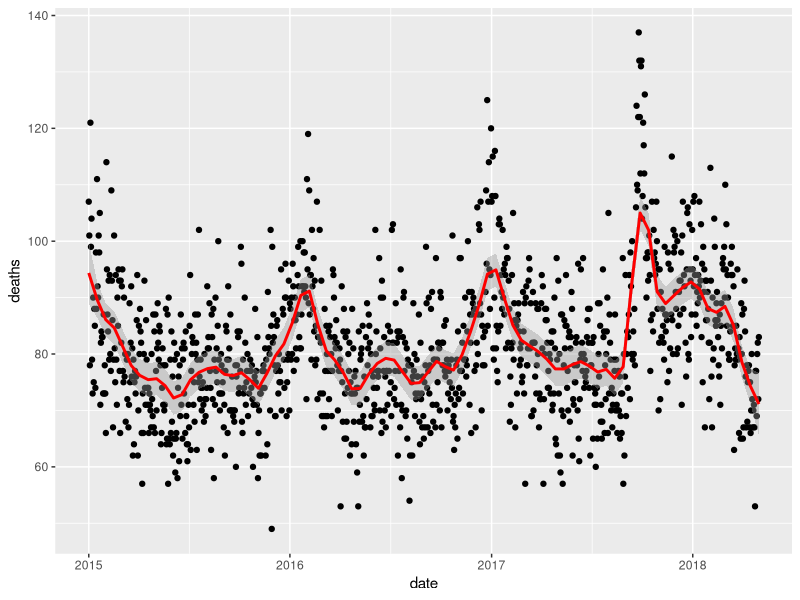
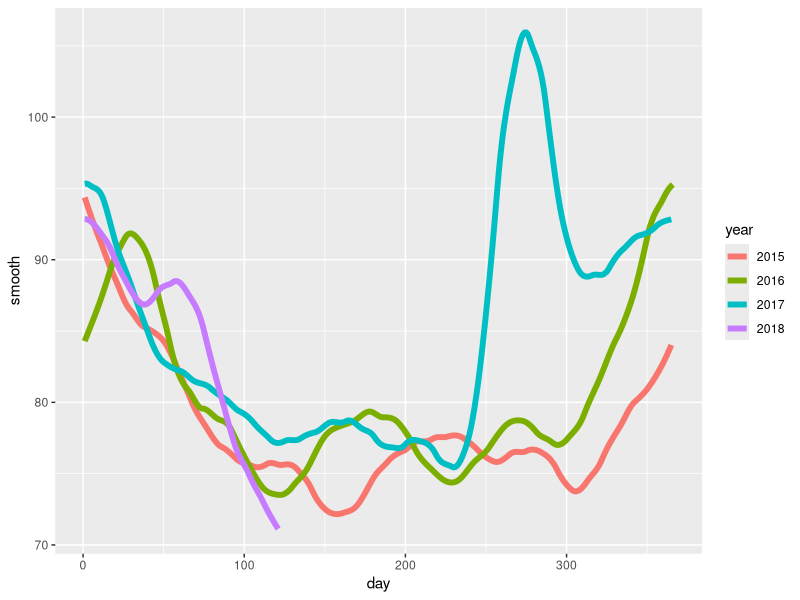

The R source for these figures, in order:
library(tidyverse)
library(lubridate)
library(purrr)
library(pdftools)

# creates dataset to analyze
fn <- system.file("extdata", "RD-Mortality-Report_2015-18-180531.pdf", package="dslabs")
dat <- map_df(str_split(pdf_text(fn), "\n"), function(s){
  s <- str_trim(s)
  header_index <- str_which(s, "2015")[1]
  tmp <- str_split(s[header_index], "\\s+", simplify = TRUE)
  month <- tmp[1]
  header <- tmp[-1]
  tail_index  <- str_which(s, "Total")
  n <- str_count(s, "\\d+")
  out <- c(1:header_index, which(n==1), which(n>=28), tail_index:length(s))
  s[-out] %>%
    str_remove_all("[^\\d\\s]") %>%
    str_trim() %>%
    str_split_fixed("\\s+", n = 6) %>%
    .[,1:5] %>%
    as_tibble() %>% 
    setNames(c("day", header)) %>%
    mutate(month = month,
           day = as.numeric(day)) %>%
    gather(year, deaths, -c(day, month)) %>%
    mutate(deaths = as.numeric(deaths))
}) %>%
  mutate(month = recode(month, "JAN" = 1, "FEB" = 2, "MAR" = 3, "APR" = 4, "MAY" = 5, "JUN" = 6, 
                        "JUL" = 7, "AGO" = 8, "SEP" = 9, "OCT" = 10, "NOV" = 11, "DEC" = 12)) %>%
  mutate(date = make_date(year, month, day)) %>%
  dplyr::filter(date <= "2018-05-01")


#Q1
# plot the chart
total_days <- diff(range(dat$date))
total_days <- as.numeric(total_days)
span <- 60/total_days

dat %>% ggplot(aes(date, deaths)) +
  geom_point() + 
  geom_smooth(color="red", span = span, method = "loess", method.args = list(degree=1))


#Q2
fit <- loess(deaths ~ as.numeric(date), degree = 1, span = span, data = dat)

dat %>% 
  mutate(smooth = predict(fit, as.numeric(date)), day = yday(date), year = as.character(year(date))) %>%
  ggplot(aes(day, smooth, col = year)) +
  geom_line(lwd = 2)
